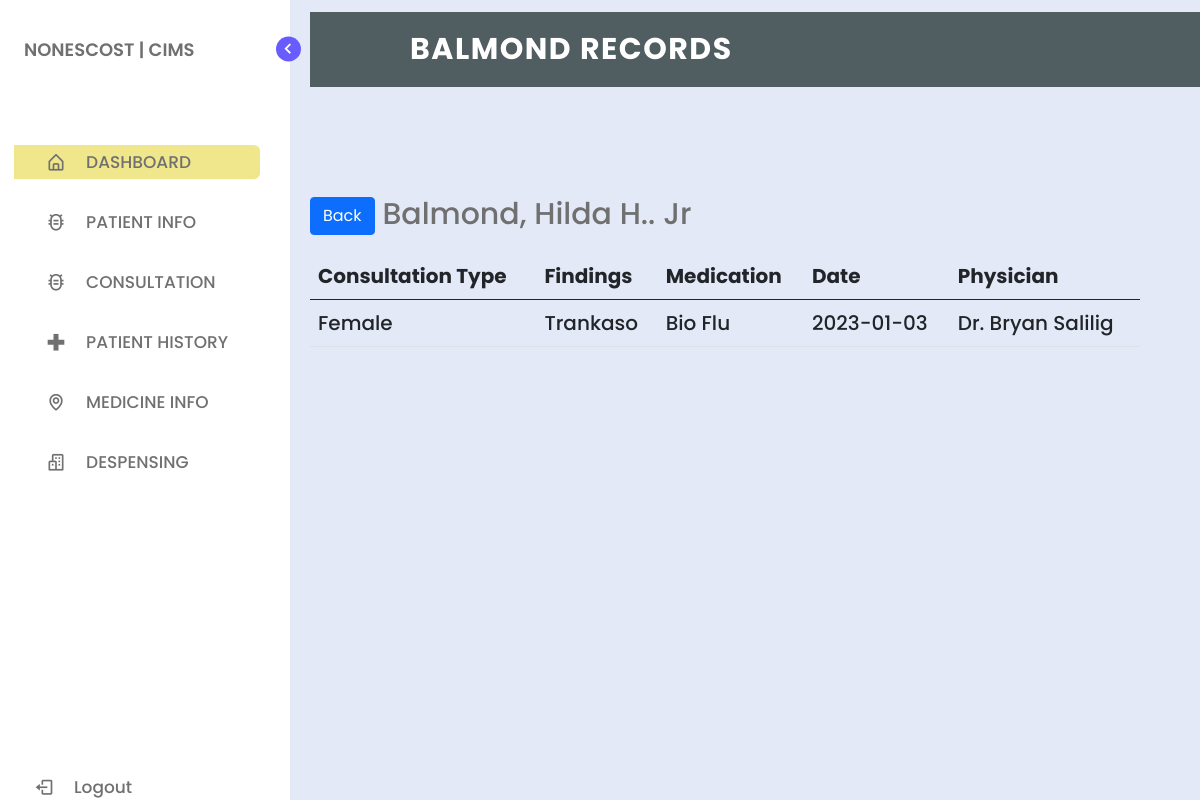
The page /view_dental_history.php?id=15 on the database its author committed.
### tables this page shows
CREATE TABLE `tbl_dental_records` (
  `id` int(11) NOT NULL,
  `dental_id` int(11) NOT NULL,
  `f_name` varchar(255) NOT NULL,
  `m_name` varchar(255) NOT NULL,
  `l_name` varchar(255) NOT NULL,
  `suffix` varchar(255) NOT NULL,
  `consult_type` varchar(255) NOT NULL,
  `blood_pressure` varchar(255) NOT NULL,
  `findings` varchar(255) NOT NULL,
  `medication` varchar(255) NOT NULL,
  `consult_date` varchar(255) NOT NULL,
  `remarks` varchar(255) NOT NULL,
  `phy` varchar(255) NOT NULL,
  `access` varchar(255) NOT NULL
);

CREATE TABLE `tbl_mul_dental` (
  `id` int(11) NOT NULL,
  `mul_id` int(11) NOT NULL,
  `f_name` varchar(255) NOT NULL,
  `m_name` varchar(255) NOT NULL,
  `l_name` varchar(255) NOT NULL,
  `suffix` varchar(255) NOT NULL,
  `consult_type` varchar(255) NOT NULL,
  `blood_pressure` varchar(255) NOT NULL,
  `findings` varchar(255) NOT NULL,
  `medication` varchar(255) NOT NULL,
  `consult_date` varchar(255) NOT NULL,
  `remarks` varchar(255) NOT NULL,
  `phy` varchar(255) NOT NULL,
  `access` varchar(255) NOT NULL
);

### clinicclass.php (called while the page is built, shortened)
<?php
class Clinic
{
    private $server = "mysql:host=localhost;dbname=db_clinic";
    private $user = "root";
    private $pass = "";
    private $options = array(PDO::ATTR_ERRMODE => PDO::ERRMODE_EXCEPTION, PDO::ATTR_DEFAULT_FETCH_MODE => PDO::FETCH_ASSOC);
    public function openConnection()
    {
        try {
            $this->con = new PDO($this->server, $this->user, $this->pass, $this->options);
            return $this->con;
        } catch (PDOException $e) {
            echo "There is an error in the connection" . $e->getMessage();
        }
    }
    public function select_single_record_dental($id){
        $connection = $this->openConnection();
        $stmt = $connection->prepare("SELECT * FROM tbl_dental_records WHERE dental_id = ?");
        $stmt->execute([$id]);
        $record = $stmt->fetch();
        $total = $stmt->rowCount();
        if($total > 0) {
            return $record;
        } else {
            return FALSE;
        }
    }
    public function select_all_mul_dental_rec($id) {
        $connection = $this->openConnection();
        $stmt = $connection->prepare("SELECT * FROM tbl_mul_dental WHERE mul_id = ?");
        $stmt->execute([$id]);
        $patient = $stmt->fetchall();
        $total = $stmt->rowCount();
        if($total > 0) {
            return $patient;
        } else {
            return FALSE;
        }
    }
}
?>

### view_dental_history.php (the view, shortened to what this page needs)
<?php
require_once('clinicclass.php');
$id = $_GET['id'];
$clinic->add_student();
$clinic->update_student();
$clinic->delete_student();
$record = $clinic->select_single_record_dental($id);
$all_recs = $clinic->select_all_mul_dental_rec($id);
?>
<!DOCTYPE html>
<html lang="en">
<head>
    <link href="https://cdn.jsdelivr.net/npm/bootstrap@5.0.2/dist/css/bootstrap.min.css" rel="stylesheet">
    <link href="https://cdn.jsdelivr.net/npm/bootstrap@5.0.2/dist/css/bootstrap.min.css" rel="stylesheet">
    <link href="https://cdn.jsdelivr.net/npm/bootstrap@5.0.2/dist/css/bootstrap.min.css" rel="stylesheet">
    <link href="https://cdn.jsdelivr.net/npm/bootstrap@5.0.2/dist/css/bootstrap.min.css" rel="stylesheet">
    <link rel="stylesheet" href="style.css">
    <link href='https://unpkg.com/boxicons@2.1.1/css/boxicons.min.css' rel='stylesheet'>
</head>
<body>
    <nav class="sidebar">
        <header>
            <div class="image-text">
                <div class="text logo-text">
                    <span style="margin-left: -50px;" class="name">NONESCOST | CIMS</span>
                </div>
            </div>
            <i class='bx bx-chevron-right toggle'></i>
        </header>
        <div class="menu-bar">
            <div class="menu">
                <ul class="menu-links">
                    <li class="nav-link">
                        <a href="index.php" id="lop">
                            <i class='bx bx-home-alt icon'></i>
                            <span class="text nav-text">DASHBOARD</span>
                        </a>
                    </li>
                    <li class="nav-link">
                    <div class="dropdown" style="height: 30px;">
                        <a href="list_of_prk.php">
                            <i class='bx bx-bug-alt icon'></i>
                            <span class="text">PATIENT INFO</span>
                            </div>
                    </li>
                    <li class="nav-link">
                    <div class="dropdown" style="height: 30px;">
                        <a href="list_of_prk.php">
                            <i class='bx bx-bug-alt icon'></i>
                            <span class="text">CONSULTATION</span>
                            </div>
                    </li>
                    <li class="nav-link">
                        <a href="patient_history.php">
                            <i class='bx bx-plus-medical icon plus-medical'></i>
                            <span class="text nav-text">PATIENT HISTORY</span>
                        </a>
                    </li>
                    <li class="nav-link">
                        <a href="medicine.php">
                            <i class='bx bx-map icon map'></i>
                            <span class="text nav-text">MEDICINE INFO</span>
                        </a>
                    </li>
                    <li class="nav-link">
                        <a href="despensing.php">
                            <i class='bx bx-buildings icon buildings'></i>
                            <span class="text nav-text">DESPENSING</span>
                        </a>
                    </li>
                </ul>
            </div>
            <div class="bottom-content">
                <li class="">
                    <a href="logout.php">
                        <i class='bx bx-log-out icon'></i>
                        <span class="text nav-text">Logout</span>
                    </a>
                </li>
            </div>
        </div>
    </nav>
    <section class="home">
        <div class="text">
            <nav>
                <div class="logo">
                    <p><?= $record['f_name']?> RECORDS</p>
                </div>
            </nav><br><br><br><br>
            <button class="btn btn-primary"><a href="patient_history_dental.php" style="color: white;text-decoration:none">Back</a></button>
            </button><?= $record['f_name']?>, <?= $record['l_name']?> <?= $record['m_name']?>. <?= $record['suffix']?>
            <div class="mt-3">
            <div class="scroll-bg-a">
                <div class="scroll-div-a" style="background-color:transparent">
                    <div class="scroll-object-a">
                    <table class="table" style="font-size: 20px;">
                        <thead>
                            <tr>
                                <th>Consultation Type</th>
                                <th>Findings</th>
                                <th>Medication</th>
                                <th>Date</th>
                                <th>Physician</th>
                            </tr>
                        </thead>
                        <tbody>
                        <?php if($all_recs > 0){?>
                            <tr>
                            <?php foreach($all_recs as $all_rec){?>
                                <td><?= $all_rec['consult_type']?></td>
                                <td><?= $all_rec['findings']?></td>
                                <td><?= $all_rec['medication']?></td>
                                <td><?= $all_rec['consult_date']?></td>
                                <td><?= $all_rec['phy']?></td>
                           </tr>
                           <?php } }?>
                        </tbody>
                    </table>
                    </div>
                </div>
            </div>
        </div>
    </section>
</body>
</html>

### style.css (style rules this page uses)
* { margin: 0; padding: 0; box-sizing: border-box; font-family: 'Poppins', sans-serif; }
:root { --body-color: #E4E9F7; --sidebar-color: #FFF; --primary-color: #695CFE; --primary-color-light: #F6F5FF; --toggle-color: #DDD; --text-color: #707070; --tran-03: all 0.2s ease; --tran-03: all 0.3s ease; --tran-04: all 0.3s ease; }
body { min-height: 100vh; background-color: var(--body-color); transition: var(--tran-05); }
.sidebar { position: fixed; top: 0; left: 0; height: 100%; width: 290px; padding: 10px 14px; background: var(--sidebar-color); transition: var(--tran-05); z-index: 100; }
.sidebar li { height: 50px; list-style: none; display: flex; align-items: center; margin-top: 10px; }
.sidebar header .image, .sidebar .icon { min-width: 60px; border-radius: 6px; }
.sidebar .icon { min-width: 60px; border-radius: 6px; height: 100%; display: flex; align-items: center; justify-content: center; font-size: 20px; }
.sidebar .text, .sidebar .icon { color: var(--text-color); transition: var(--tran-03); }
.sidebar .text { font-size: 17px; font-weight: 500; white-space: nowrap; opacity: 1; }
.sidebar header { position: relative; }
.sidebar header .image-text { display: flex; align-items: center; }
.sidebar header .logo-text { display: flex; flex-direction: column; }
header .image-text .name { margin-top: 2px; font-size: 18px; font-weight: 600; }
.sidebar header .toggle { position: absolute; top: 50%; right: -25px; transform: translateY(-50%) rotate(180deg); height: 25px; width: 25px; background-color: var(--primary-color); color: var(--sidebar-color); border-radius: 50%; display: flex; align-items: center; justify-content: center; font-size: 22px; cursor: pointer; transition: var(--tran-05); }
.sidebar .menu { margin-top: 40px; }
.sidebar li a { list-style: none; height: 100%; background-color: transparent; display: flex; align-items: center; height: 100%; width: 100%; border-radius: 6px; text-decoration: none; transition: var(--tran-03); }
.sidebar .menu-bar { height: calc(100% - 55px); display: flex; flex-direction: column; justify-content: space-between; overflow-y: scroll; }
.home { position: absolute; top: 0; top: 0; left: 250px; height: 100vh; width: calc(100% - 250px); background-color: var(--body-color); transition: var(--tran-05); }
.home .text { font-size: 30px; font-weight: 500; color: var(--text-color); padding: 12px 60px; }

### view_dental_history.php (style rules this page uses)
nav { width: 83%; height: 75px; background-color: #505d61; line-height: 75px; padding: 0px 100px; position: fixed; z-index: 1; }
nav .logo { font-size: 30px; font-weight: bold; letter-spacing: 1.5px; }
nav .logo p { float: left; color: #fff; text-transform: uppercase; }
nav ul { float: right; }
nav ul li { display: inline-block; list-style: none; }
nav ul li a { color: #fff; text-decoration: none; font-size: 18px; text-transform: uppercase; padding: 0px 32px; }
#lop { background-color: #F0E68C; }
.scroll-bg-a { width: 100%; }
.scroll-div-a { width: 100%; background: white; height: 400px; overflow: hidden; overflow-y: scroll; }
.scroll-object-a { color: black; }
.dropdown { position: relative; display: inline-block; }

### rows shown on the page
tbl_dental_records: f_name "BALMOND", f_name "Balmond", l_name "Hilda", m_name "H.", suffix "Jr"
tbl_mul_dental: consult_type "Female", findings "Trankaso", medication "Bio Flu", consult_date "2023-01-03", phy "Dr. Bryan Salilig"
